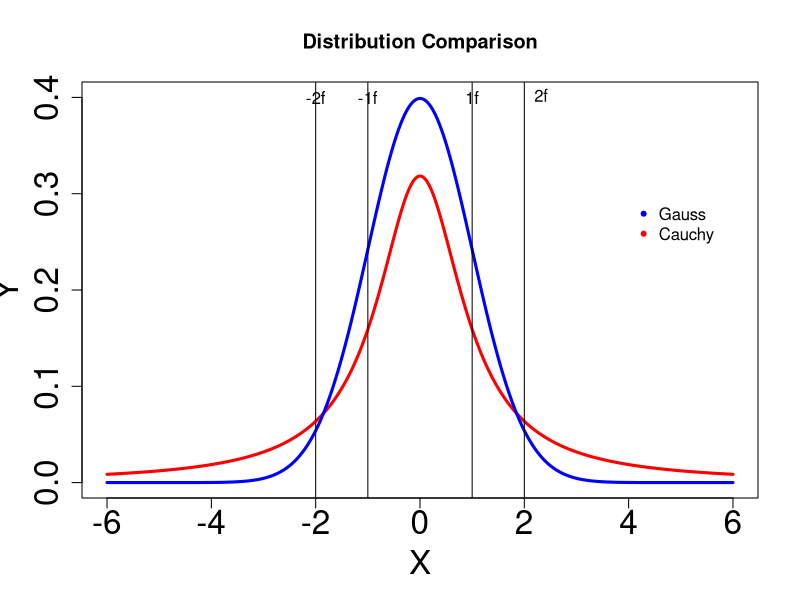

Recreate this plot in R.

# clear all variables
rm(list = ls(all = TRUE))
graphics.off()

# Plot the Cauchy density
plot(seq(-6, 6, 0.02), dcauchy(seq(-6, 6, 0.02), 0, 1), type = "l", ylim = c(0, 0.4), 
    ylab = "Y", xlab = "X", col = "red", lwd = 3, cex.lab = 2, cex.axis = 2)

# Plot the standard normal density
lines(seq(-6, 6, 0.02), dnorm(seq(-6, 6, 0.02)), type = "l", ylim = c(0, 0.4), col = "blue", 
    lwd = 3)

abline(v = -2)
abline(v = -1)
abline(v = 1)
abline(v = 2)

text(-2, 0.4, label = "-2f")
text(-1, 0.4, label = "-1f")
text(1, 0.4, label = "1f")
text(2, 0.4, pos = 4, label = "2f")

legend(x = 4, y = 0.3, legend = c("Gauss", "Cauchy"), pch = c(20, 20), col = c("blue", 
    "red"), bty = "n")

title("Distribution Comparison")
